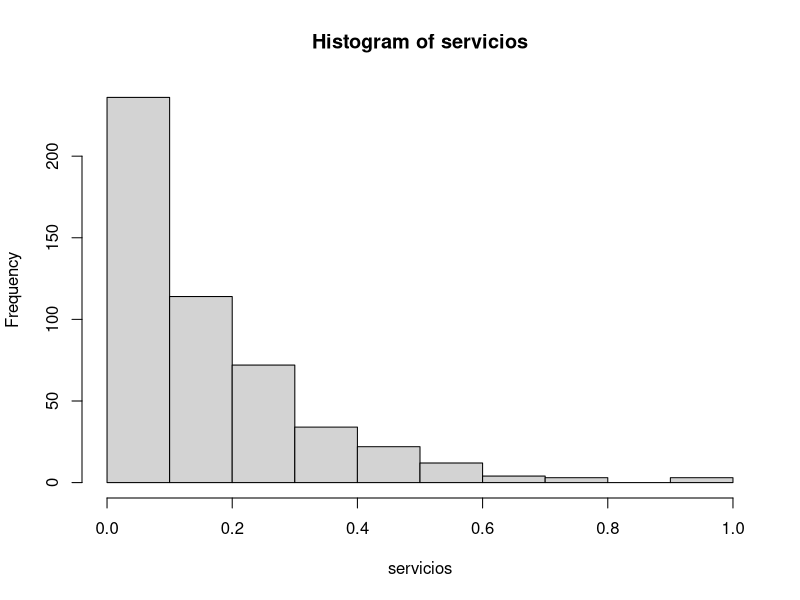
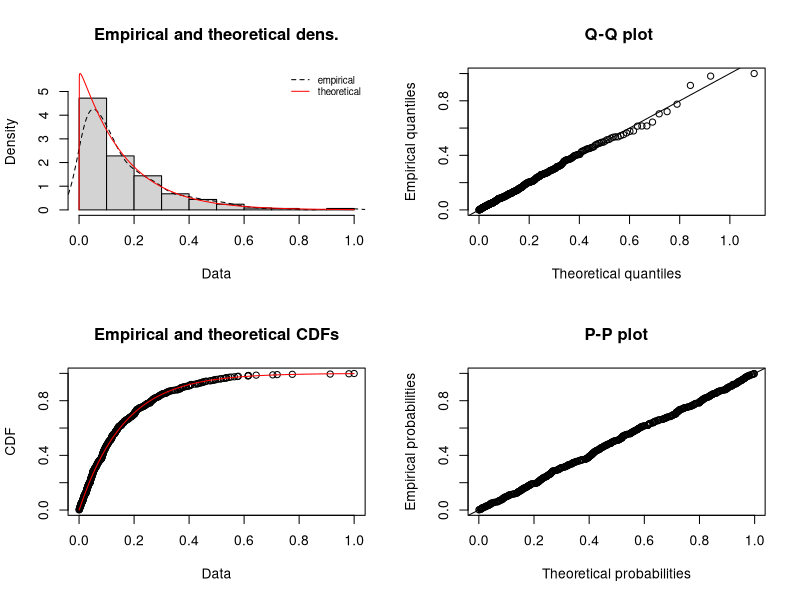
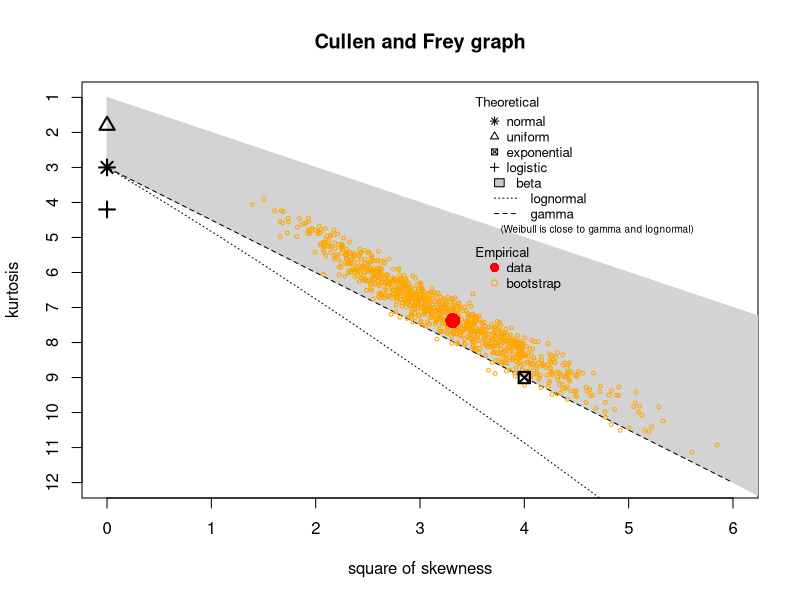

The R source for these figures, in order:
# Import de la libreria
library(fitdistrplus)
# Lectura de los CSV
tiempos_servicio <- read.csv("tiempo_servicio.csv")
servicios_mean <- mean(tiempos_servicio$y)
# Normalizacion de los datos entre [0, 1]
servicios = tiempos_servicio$y / max(tiempos_servicio$y)
# Graficación de los histogramas
hist(servicios, plot=TRUE)
# Obtencion de los parametros para "gamma"
ans_servicios <- fitdist(servicios, distr = "gamma", method = "mle")
plot(ans_servicios, demp = TRUE)
descdist(servicios, boot = 1000)
print(ans_servicios)
# Mean de servicios
print(servicios_mean)
# C
print(sqrt(var(tiempos_servicio$y))/servicios_mean)
# shape o factor forma
#print(1/ans_servicios$estimate["shape"])
# rate es beta y el software JMT requiere Tita que es igual a 1/beta
#print("Imprimir tita")
#tita <- 1/(ans_servicios$estimate["rate"])
#print(tita)
